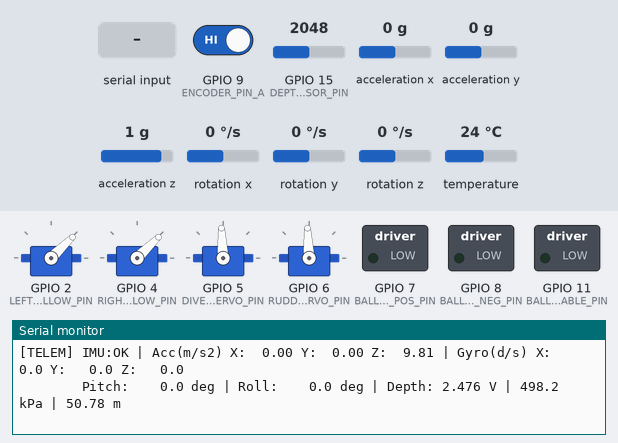
A sketch run on a simulated ESP32-S3. Shown: 4 × servo, switched loads named in the sketch (green lamp = pin HIGH), the last lines printed to the serial monitor. Inputs (shaded band) come from the test bench; at power-on: acceleration x 0 g, acceleration y 0 g, acceleration z 1 g, rotation x 0 °/s, GPIO 9 (ENCODER_PIN_A) HIGH, GPIO 15 (DEPTH_SENSOR_PIN) = 2048, rotation y 0 °/s, rotation z 0 °/s, temperature 24 °C (analog values on the 0–4095 scale). Servo pulses on a pin are drawn as a servo (544–2400 µs = 0–180°).

Above: at 2.2 s.
2.3 s: acceleration x set to -1.4 g
At 3.33 s:
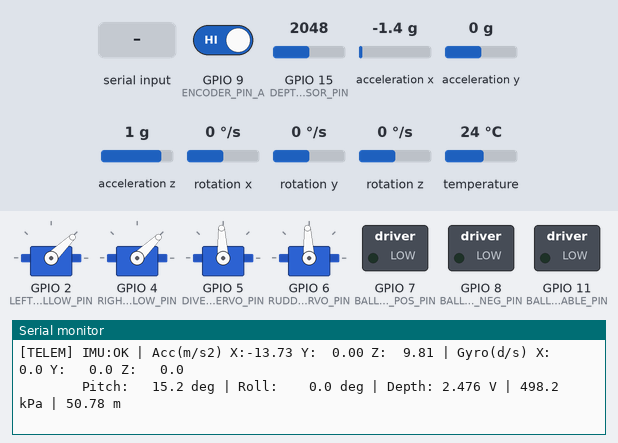
4.5 s: "CMD,\n" received over the second serial link
6.0 s: acceleration y set to -1.4 g
At 6.34 s:
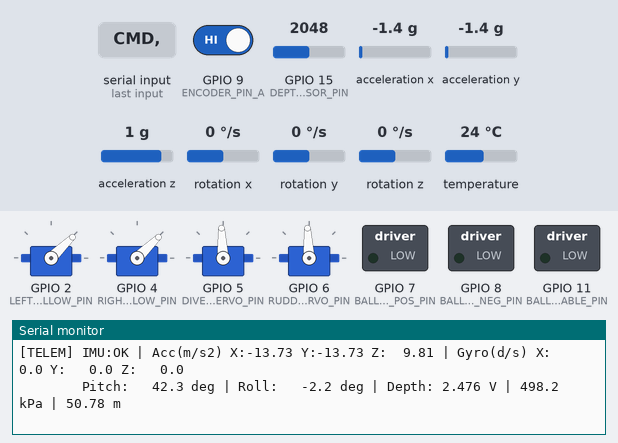
7.5 s: acceleration z set to -1.4 g
At 8.34 s:
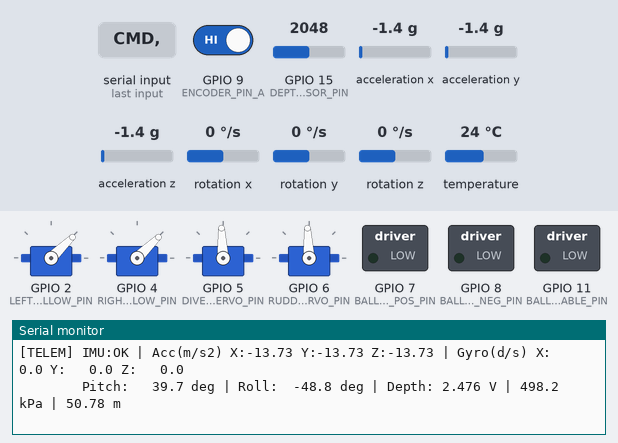
9.5 s: "CFG,\n" received over the second serial link
12.0 s: rotation x set to -192 °/s
At 12.35 s:
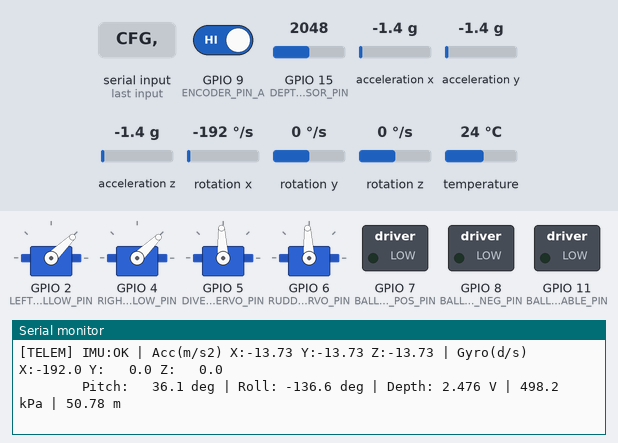
Timing chart, 0 to 15.0 s (numbered marks = the images above; inputs shaded):
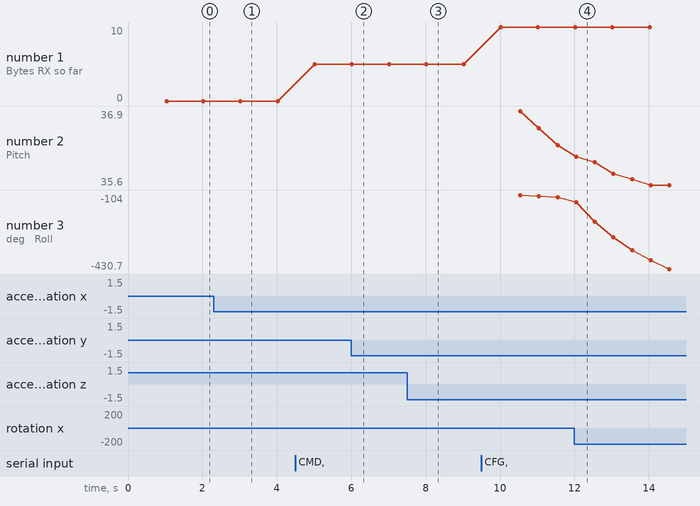

The sketch:

esp32.ino
```cpp
#include <Arduino.h>
#include <Wire.h>
#include <Adafruit_MPU6050.h>
#include <Adafruit_Sensor.h>

// ============================================================================
// 1. PIN DEFINITIONS
// ============================================================================
// White pins are unused (unidirectional thrusters). Throttle PWM is on the YELLOW pins.
// #define LEFT_ESC_WHITE_PIN    1
#define LEFT_ESC_YELLOW_PIN   2
// #define RIGHT_ESC_WHITE_PIN   3
#define RIGHT_ESC_YELLOW_PIN  4
#define DIVE_PLANE_SERVO_PIN  5
#define RUDDER_SERVO_PIN      6
#define BALLAST_DIR_POS_PIN   7
#define BALLAST_DIR_NEG_PIN   8
#define ENCODER_PIN_A         9
#define ENCODER_PIN_B         10
#define BALLAST_ENABLE_PIN    11
// Analog Depth Sensor (12-bit ADC, max 3.3V input)
#define DEPTH_SENSOR_PIN      15

// MPU6050 I2C
#define I2C_SCL_PIN           13
#define I2C_SDA_PIN           14

// 433MHz Telemetry Radio
#define ESP_UART_RX_PIN       18 // Connects to Radio TX
#define ESP_UART_TX_PIN       17 // Connects to Radio RX
#define RADIO_BAUD            57600

// Serial monitor debug settings
#define SERIAL_TELEM_PRINT_MS 500   // how often telemetry is printed on Serial Monitor

// Failsafe: if no CMD packet arrives for this long, thrusters are stopped
#define FAILSAFE_TIMEOUT_MS   1000
#define FAILSAFE_THRUSTER_US  1000  // "thruster off" pulse - keep equal to Min PWM set in the dashboard

// ============================================================================
// 2. HARDWARE OBJECTS & CONFIG
// ============================================================================
HardwareSerial RadioSerial(1);
Adafruit_MPU6050 mpu;
bool mpuOk = false;

// IMU & Depth Config (Updated dynamically from Dashboard via "CFG,..." packet)
float cfg_depthVDiv = 1.5;      // If 4.5V is stepped down to 3.0V via 10k/20k divider
float cfg_depthOffset = 0.483;  // Zero-pressure voltage
float cfg_depthMult = 250.0;    // kPa per Volt
float cfg_waterDensity = 1000.0;// kg/m3 (Freshwater)
float cfg_axTrim = 0.0, cfg_ayTrim = 0.0, cfg_azTrim = 0.0;
float cfg_gxTrim = 0.0, cfg_gyTrim = 0.0, cfg_gzTrim = 0.0;
float cfg_imuAlpha = 0.96;

// IMU Filter State
float currentPitch = 0.0;
float currentRoll = 0.0;
unsigned long lastImuTime = 0;

// Received Ground Commands
int cmdSurge = 0, cmdYaw = 0, cmdHeave = 0;
float cmdPitch = 0.0;
// Final actuator values computed by the dashboard (sent inside the CMD packet)
int cmdLeftUs = FAILSAFE_THRUSTER_US, cmdRightUs = FAILSAFE_THRUSTER_US;
float cmdPlaneDeg = 90.0, cmdRudderDeg = 90.0;

unsigned long packetCounter = 0;
unsigned long lastTelemTime = 0;
unsigned long lastSerialPrintTime = 0;
unsigned long lastLocalStatusTime = 0;
unsigned long totalRadioBytesRx = 0;
unsigned long lastCmdTime = 0;
bool failsafeActive = false;

// Last interpreted hardware values (for printing)
int hwLeftYellowUs = FAILSAFE_THRUSTER_US;
int hwRightYellowUs = FAILSAFE_THRUSTER_US;
float hwPlaneDeg = 90.0, hwRudderDeg = 90.0;
int hwBallastPWM = 0;
const char* hwBallastState = "HOLD";

// Encoder
volatile long encoderCount = 0;
#define BALLAST_MAX_COUNTS 1000
void IRAM_ATTR readEncoderISR() {
  if (digitalRead(ENCODER_PIN_A) == digitalRead(ENCODER_PIN_B)) encoderCount++; else encoderCount--;
}

// ============================================================================
// 3. HARDWARE PWM HELPERS
// ============================================================================
uint32_t usToDuty14Bit(int us) { return (uint32_t)((constrain(us, 500, 2500) * 16384UL) / 20000UL); }

void setupPwm(uint8_t pin, uint8_t ch, uint32_t freq, uint8_t res) {
#if ESP_ARDUINO_VERSION >= ESP_ARDUINO_VERSION_VAL(3, 0, 0)
  ledcAttach(pin, freq, res);
#else
  ledcSetup(ch, freq, res); ledcAttachPin(pin, ch);
#endif
}

void writePwm(uint8_t pin, uint8_t ch, uint32_t duty) {
#if ESP_ARDUINO_VERSION >= ESP_ARDUINO_VERSION_VAL(3, 0, 0)
  ledcWrite(pin, duty);
#else
  ledcWrite(ch, duty);
#endif
}

// ============================================================================
// 4. ACTUATOR OUTPUT (Applied instantly on received command)
// ============================================================================
void updateHardwareOutputs() {
  // Thrusters: unidirectional. Dashboard sends the final pulse width (us) for each.
  hwLeftYellowUs  = cmdLeftUs;
  hwRightYellowUs = cmdRightUs;

  writePwm(LEFT_ESC_YELLOW_PIN, 1, usToDuty14Bit(hwLeftYellowUs));
  writePwm(RIGHT_ESC_YELLOW_PIN, 3, usToDuty14Bit(hwRightYellowUs));

  // Servos: dashboard sends the final angles
  hwPlaneDeg  = constrain(cmdPlaneDeg, 0.0f, 180.0f);
  hwRudderDeg = constrain(cmdRudderDeg, 0.0f, 180.0f);
  writePwm(DIVE_PLANE_SERVO_PIN, 4, usToDuty14Bit(500 + (hwPlaneDeg / 180.0f) * 2000));
  writePwm(RUDDER_SERVO_PIN, 5, usToDuty14Bit(500 + (hwRudderDeg / 180.0f) * 2000));

  // Ballast
  long err = (long)((cmdHeave / 100.0f) * BALLAST_MAX_COUNTS) - encoderCount;
  if (abs(err) <= 10) {
    digitalWrite(BALLAST_DIR_POS_PIN, LOW); digitalWrite(BALLAST_DIR_NEG_PIN, LOW);
    hwBallastPWM = 0; hwBallastState = "HOLD";
  } else {
    digitalWrite(BALLAST_DIR_POS_PIN, err > 0); digitalWrite(BALLAST_DIR_NEG_PIN, err <= 0);
    hwBallastPWM = 200; hwBallastState = (err > 0) ? "FILL(+)" : "EMPTY(-)";
  }
  writePwm(BALLAST_ENABLE_PIN, 6, hwBallastPWM);
}

// ============================================================================
// 5. PACKET PARSING
// ============================================================================
void parseGroundPacket(String line) {
  line.trim();
  if (line.length() == 0) return;

  if (line.startsWith("CMD,")) {
    // CMD,Surge,Yaw,Heave,Pitch,LeftUs,RightUs,PlaneDeg,RudderDeg
    int idx[8];
    idx[0] = line.indexOf(',');
    for (int i = 1; i < 8; i++) idx[i] = (idx[i-1] > 0) ? line.indexOf(',', idx[i-1]+1) : -1;
    if (idx[7] > 0) {
      packetCounter++;
      cmdSurge  = line.substring(idx[0]+1, idx[1]).toInt();
      cmdYaw    = line.substring(idx[1]+1, idx[2]).toInt();
      cmdHeave  = line.substring(idx[2]+1, idx[3]).toInt();
      cmdPitch  = line.substring(idx[3]+1, idx[4]).toFloat();
      cmdLeftUs   = line.substring(idx[4]+1, idx[5]).toInt();
      cmdRightUs  = line.substring(idx[5]+1, idx[6]).toInt();
      cmdPlaneDeg  = line.substring(idx[6]+1, idx[7]).toFloat();
      cmdRudderDeg = line.substring(idx[7]+1).toFloat();

      lastCmdTime = millis();
      if (failsafeActive) {
        failsafeActive = false;
        Serial.println("[FAILSAFE CLEARED] CMD packets resumed");
      }
      updateHardwareOutputs();

      Serial.println("--------------------------------------------------------------------------------");
      Serial.printf("[RAW RX #%lu] %s\n", packetCounter, line.c_str());
      Serial.printf("  -> COMMANDS       | Surge: %d | Yaw: %d | Heave: %d | Pitch: %.1f\n",
                    cmdSurge, cmdYaw, cmdHeave, cmdPitch);
      Serial.printf("  -> LEFT THRUSTER  | GPIO2(Yellow): %4d us\n", hwLeftYellowUs);
      Serial.printf("  -> RIGHT THRUSTER | GPIO4(Yellow): %4d us\n", hwRightYellowUs);
      Serial.printf("  -> SERVOS         | GPIO5(Planes): %5.1f deg | GPIO6(Rudder): %5.1f deg\n",
                    hwPlaneDeg, hwRudderDeg);
      Serial.printf("  -> BALLAST MOTOR  | Target: %3d%% | State: %s | GPIO11(PWM): %3d | Enc(GPIO9/10): %ld\n",
                    cmdHeave, hwBallastState, hwBallastPWM, encoderCount);
    } else {
      Serial.printf("[BAD CMD PACKET] -> %s\n", line.c_str());
    }
  }
  else if (line.startsWith("CFG,")) {
    // Dynamic Config Packet from Dashboard Settings Tab
    // CFG,VDiv,Offset,Mult,Density,AxTrim,AyTrim,AzTrim,GxTrim,GyTrim,GzTrim,ImuAlpha
    int idx[11];
    idx[0] = line.indexOf(',');
    for (int i=1; i<11; i++) idx[i] = (idx[i-1] > 0) ? line.indexOf(',', idx[i-1]+1) : -1;
    if(idx[10] > 0) {
      cfg_depthVDiv = line.substring(idx[0]+1, idx[1]).toFloat();
      cfg_depthOffset = line.substring(idx[1]+1, idx[2]).toFloat();
      cfg_depthMult = line.substring(idx[2]+1, idx[3]).toFloat();
      cfg_waterDensity = line.substring(idx[3]+1, idx[4]).toFloat();
      cfg_axTrim = line.substring(idx[4]+1, idx[5]).toFloat();
      cfg_ayTrim = line.substring(idx[5]+1, idx[6]).toFloat();
      cfg_azTrim = line.substring(idx[6]+1, idx[7]).toFloat();
      cfg_gxTrim = line.substring(idx[7]+1, idx[8]).toFloat();
      cfg_gyTrim = line.substring(idx[8]+1, idx[9]).toFloat();
      cfg_gzTrim = line.substring(idx[9]+1, idx[10]).toFloat();
      cfg_imuAlpha = line.substring(idx[10]+1).toFloat();
      Serial.printf("[SYS] Received new Sensor CFG: %s\n", line.c_str());
    } else {
      Serial.printf("[BAD CFG PACKET] -> %s\n", line.c_str());
    }
  }
  else {
    // Print ANY other non-empty string that arrives over RadioSerial
    Serial.printf("[NON-CMD RADIO DATA] -> %s\n", line.c_str());
  }
}

// ============================================================================
// 6. SETUP & LOOP
// ============================================================================
void setup() {
  Serial.begin(115200);
  delay(1000); // give ESP32-S3 USB serial time to connect
  Serial.println("\n=======================================================");
  Serial.println("  ESP32-S3 ROV AIR MODULE (ADVANCED: IMU + DEPTH) INIT ");
  Serial.printf("  Radio UART1 -> ESP_RX: GPIO%d | ESP_TX: GPIO%d @ %d\n",
                ESP_UART_RX_PIN, ESP_UART_TX_PIN, RADIO_BAUD);
  Serial.println("=======================================================");

  RadioSerial.begin(RADIO_BAUD, SERIAL_8N1, ESP_UART_RX_PIN, ESP_UART_TX_PIN);

  // Actuator Pins
  setupPwm(LEFT_ESC_YELLOW_PIN, 1, 50, 14);
  setupPwm(RIGHT_ESC_YELLOW_PIN, 3, 50, 14);
  setupPwm(DIVE_PLANE_SERVO_PIN, 4, 50, 14); setupPwm(RUDDER_SERVO_PIN, 5, 50, 14);
  pinMode(BALLAST_DIR_POS_PIN, OUTPUT); pinMode(BALLAST_DIR_NEG_PIN, OUTPUT);
  setupPwm(BALLAST_ENABLE_PIN, 6, 1000, 8);
  pinMode(ENCODER_PIN_A, INPUT_PULLUP); pinMode(ENCODER_PIN_B, INPUT_PULLUP);
  attachInterrupt(digitalPinToInterrupt(ENCODER_PIN_A), readEncoderISR, CHANGE);

  // Depth ADC
  analogReadResolution(12);

  // I2C MPU6050
  Wire.begin(I2C_SDA_PIN, I2C_SCL_PIN);
  mpuOk = mpu.begin();
  if (!mpuOk) Serial.println("WARNING: Failed to find MPU6050 chip on I2C!");
  else {
    mpu.setAccelerometerRange(MPU6050_RANGE_2_G);
    mpu.setGyroRange(MPU6050_RANGE_250_DEG);
    Serial.println("[SYS] MPU6050 found and configured.");
  }

  updateHardwareOutputs();
  lastImuTime = millis();
  Serial.println("[SYS] Setup complete. Running...");
}

void loop() {
  // 1. READ COMMANDS
  static String rxBuf = "";
  while (RadioSerial.available()) {
    char c = RadioSerial.read();
    totalRadioBytesRx++;
    if (c == '\n') { parseGroundPacket(rxBuf); rxBuf = ""; }
    else if (c != '\r') rxBuf += c;
  }

  // Failsafe: link lost -> stop thrusters (servos and ballast keep last command)
  if (packetCounter > 0 && !failsafeActive && (millis() - lastCmdTime) > FAILSAFE_TIMEOUT_MS) {
    cmdLeftUs = FAILSAFE_THRUSTER_US;
    cmdRightUs = FAILSAFE_THRUSTER_US;
    failsafeActive = true;
    Serial.println("[FAILSAFE] No CMD received for >1s -> thrusters stopped");
  }

  // Continuously update ballast closed-loop position
  updateHardwareOutputs();

  // 2. READ SENSORS & TRANSMIT TELEMETRY (10 Hz = every 100ms)
  unsigned long now = millis();
  if (now - lastTelemTime >= 100) {
    float dt = (now - lastImuTime) / 1000.0f;
    lastTelemTime = now; lastImuTime = now;

    // --- IMU Processing ---
    float ax = 0, ay = 0, az = 0, gx = 0, gy = 0, gz = 0;
    sensors_event_t a, g, temp;
    if (mpu.getEvent(&a, &g, &temp)) {
      // Raw values + User Trim Offsets
      ax = a.acceleration.x + cfg_axTrim; ay = a.acceleration.y + cfg_ayTrim; az = a.acceleration.z + cfg_azTrim;
      gx = g.gyro.x * 57.2958 + cfg_gxTrim; gy = g.gyro.y * 57.2958 + cfg_gyTrim; gz = g.gyro.z * 57.2958 + cfg_gzTrim; // rad/s to deg/s

      // Accelerometer Absolute Angles
      float accelPitch = atan2(-ax, sqrt(ay*ay + az*az)) * 57.2958;
      float accelRoll  = atan2(ay, az) * 57.2958;

      // Complementary Filter Fusion (Gyro handles fast motion, Accel pulls it back to absolute gravity)
      currentPitch = cfg_imuAlpha * (currentPitch + gy * dt) + (1.0f - cfg_imuAlpha) * accelPitch;
      currentRoll  = cfg_imuAlpha * (currentRoll  + gx * dt) + (1.0f - cfg_imuAlpha) * accelRoll;
    }

    // --- Depth Sensor Processing ---
    // 12-bit ADC = 0 to 4095. Max Voltage = 3.3V.
    float espVoltage = (analogRead(DEPTH_SENSOR_PIN) * 3.3f) / 4095.0f;
    float sensorTrueVolts = espVoltage * cfg_depthVDiv;
    float pressureKpa = (sensorTrueVolts - cfg_depthOffset) * cfg_depthMult;
    if (pressureKpa < 0) pressureKpa = 0; // Prevent negative depth near surface
    float depthMeters = (pressureKpa * 1000.0f) / (cfg_waterDensity * 9.81f); // P = rho * g * h

    // --- Format & Transmit (accel sent in g for the dashboard; Serial Monitor below stays in m/s2) ---
    String tel = "TELEM," + String(ax/9.81f,2) + "," + String(ay/9.81f,2) + "," + String(az/9.81f,2) + "," +
                 String(gx,1) + "," + String(gy,1) + "," + String(gz,1) + "," +
                 String(currentPitch,1) + "," + String(currentRoll,1) + "," +
                 String(sensorTrueVolts,3) + "," + String(pressureKpa,1) + "," + String(depthMeters,2) + ",0\n";

    RadioSerial.print(tel);

    // --- Serial Monitor print (throttled so it stays readable) ---
    if (now - lastSerialPrintTime >= SERIAL_TELEM_PRINT_MS) {
      lastSerialPrintTime = now;
      Serial.printf("[TELEM] IMU:%s | Acc(m/s2) X:%6.2f Y:%6.2f Z:%6.2f | Gyro(d/s) X:%6.1f Y:%6.1f Z:%6.1f\n",
                    mpuOk ? "OK" : "MISSING", ax, ay, az, gx, gy, gz);
      Serial.printf("        Pitch: %6.1f deg | Roll: %6.1f deg | Depth: %.3f V | %.1f kPa | %.2f m\n",
                    currentPitch, currentRoll, sensorTrueVolts, pressureKpa, depthMeters);
    }
  }

  // 3. Local heartbeat if no valid command packet has arrived yet
  if (now - lastLocalStatusTime >= 1000) {
    lastLocalStatusTime = now;
    if (packetCounter == 0) {
      Serial.printf("[WAITING FOR GROUND RADIO] Uptime: %lus | Radio Bytes RX so far: %lu (ESP_RX=GPIO%d, ESP_TX=GPIO%d)\n",
                    now / 1000, totalRadioBytesRx, ESP_UART_RX_PIN, ESP_UART_TX_PIN);
    }
  }
}
```

Measured:
- after the input at 2.3 s, the serial monitor: prints a new line after 0.23 s (image 1)
- after the input at 6.0 s, the serial monitor: prints a new line at once (image 2)
- after the input at 7.5 s, the serial monitor: prints a new line at once (image 3)
- after the input at 12.0 s, the serial monitor: prints a new line after 0.05 s (image 4)
- plotted number 3: -114.4 → -430.7 after the input at 12.0 s
